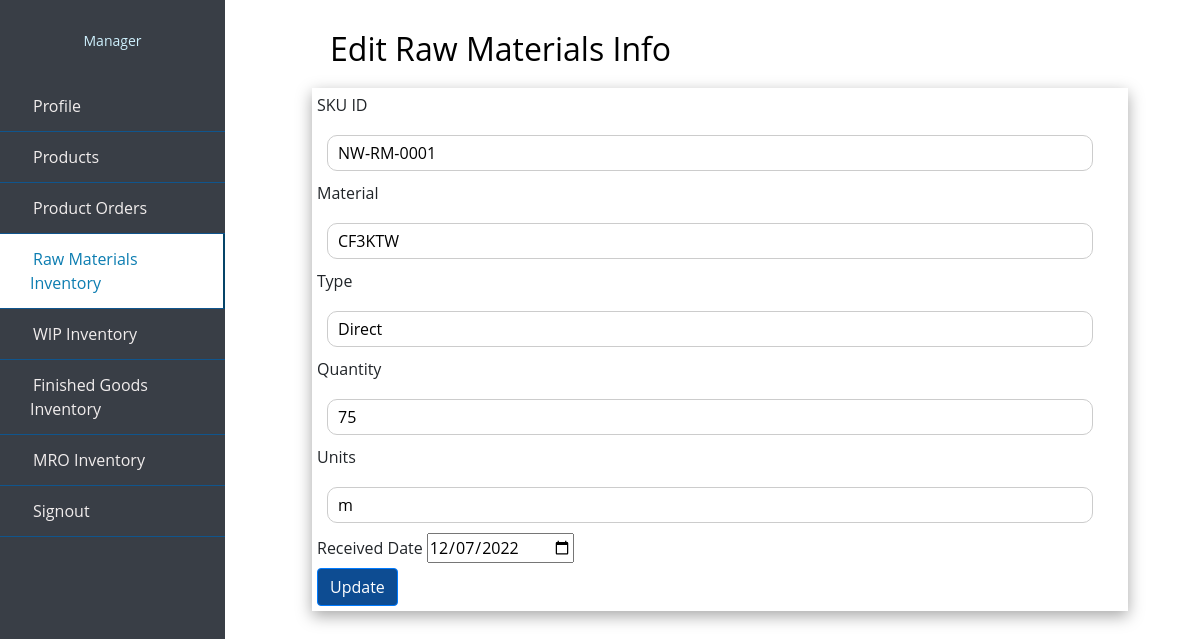
The app's page /edit_manager_rm.php?editid=NW-RM-0001, older data.
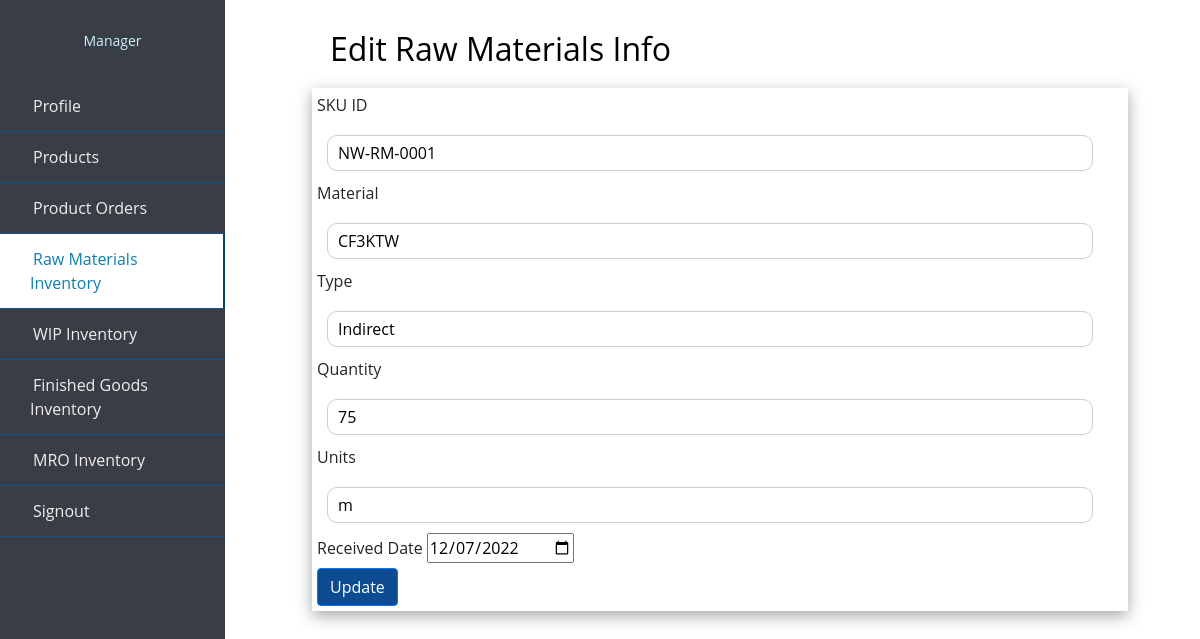
The same page, newer data.
### tables this page shows
CREATE TABLE `raw_materials` (
  `sku_id` varchar(10) NOT NULL,
  `material` varchar(50) NOT NULL,
  `type` varchar(20) NOT NULL,
  `quantity` int(20) NOT NULL,
  `units` varchar(10) NOT NULL,
  `received_date` varchar(10) NOT NULL
);

### edit_manager_rm.php (the view, shortened to what this page needs)
<?php
include 'partial/dbconnect.php';
if(isset($_GET['editid'])){
$sku_id=$_GET['editid'];
$sql="SELECT * FROM `raw_materials` WHERE sku_id='$sku_id'";
$result=$conn->query($sql);
$data=$result->fetch_assoc();
}
?>
<!doctype html>
<html lang="en">
  <head>
    <link rel="stylesheet" href="https://stackpath.bootstrapcdn.com/bootstrap/4.4.1/css/bootstrap.min.css">
    <link rel="stylesheet" href="style.css">
    <link rel="stylesheet" href="https://cdn.jsdelivr.net/npm/bootstrap-icons@1.7.2/font/bootstrap-icons.css">
  </head>
  <body>
  <div class="wrapper">
        <div class="sidebar">
            <div class="profile">
            <p>Manager</p>
            </div>
            <ul>
                <li>
                    <a href="manager_profile.php">
                        <span class="item">Profile</span>
                    </a>
                </li>
                <li>
                    <a href="manager_products.php" >
                        <span class="item">Products</span>
                    </a>
                </li>
                <li>
                    <a href="manager_porders.php">
                        <span class="item">Product Orders</span>
                    </a>
                </li>
                <li>
                    <a href="manager_rawmaterials.php" class="active">
                        <span class="item">Raw Materials Inventory</span>
                    </a>
                </li>
                <li>
                    <a href="manager_wip.php">
                        <span class="item">WIP Inventory</span>
                    </a>
                </li>
                <li>
                    <a href="manager_finishedg.php">
                        <span class="item">Finished Goods Inventory</span>
                    </a>
                </li>
                <li>
                    <a href="manager_mro.php">
                        <span class="item">MRO Inventory</span>
                    </a>
                </li>
                <li>
                        <a href="/project/logout.php"><span class="item">Signout</span></a>
                </li>
  </ul>
       </div>
</div>
<div class="content">
<h2 class="heading">Edit Raw Materials Info</h2>
<div class="box">
<div>
  <form action="manager_modify_rm.php?editid=<?= $sku_id?>" method="post">
  <label>SKU ID</label>
    <input type="text"  name="sku_id" placeholder="sku_id" value="<?= $data['sku_id']?>">
    <br>
    <label>Material</label>
    <input type="text"  name="material" placeholder="Material" value="<?= $data['material']?>">
    <br>
    <label>Type</label><br>
    <input type="text"  name="type" placeholder="Type" value="<?= $data['type']?>">
    <label>Quantity</label>
    <input type="text"  name="quantity" placeholder="Quantity" value="<?= $data['quantity']?>">
    <br>
    <label>Units</label><br>
    <input type="text"  name="units" placeholder="Units" value="<?= $data['units']?>">
    <label>Received Date</label>
    <input type="date"  name="received_date" placeholder="date" value="<?= $data['received_date']?>"><br>
    <button type="submit" class="btn btn-primary" name="update">Update</button>
  </form>
  </div>
</div>
</div>
</body>
</html>

Row changes from the older to the newer data that the page shows:
changed raw_materials "NW-RM-0001": type "Direct" → "Indirect"
